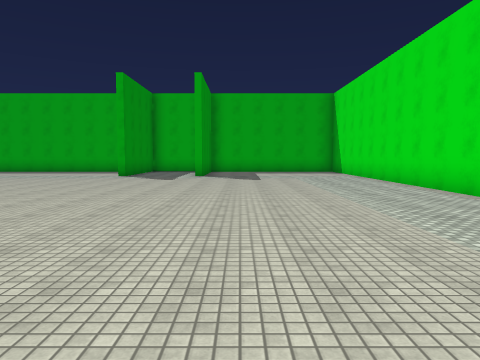
View 1 (above)

24 first-person views from a walk through a Unity game level. The camera is 1.5 m above the floor, tilts 4° down and sees 70° across. The floor is counted in squares, 2 m on a side. Each view is taken from the middle of a square. On the plan, view 1 faces up. The plan holds only what a view shows up to about 11 squares ahead; the rest is blank. The place goes on beyond the plan. The player character is not drawn. Door leaves are left out, so doorways stand open. Some surface patterns are stand-ins.

View 2
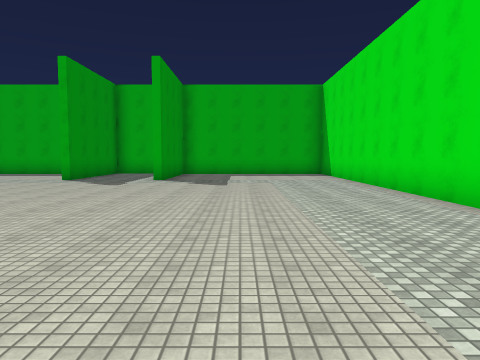

View 3
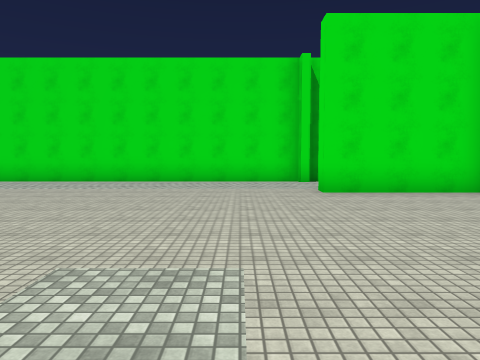

View 4
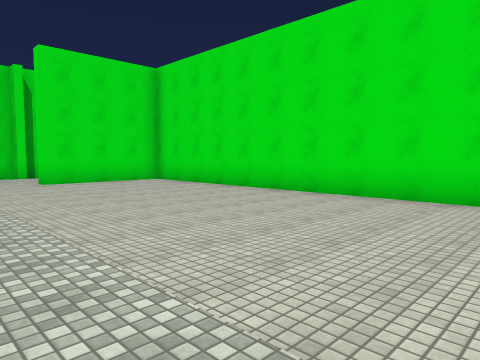

View 5
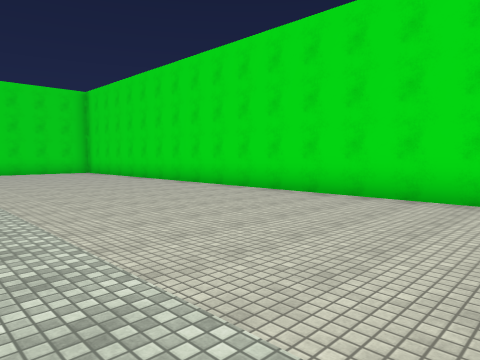

View 6
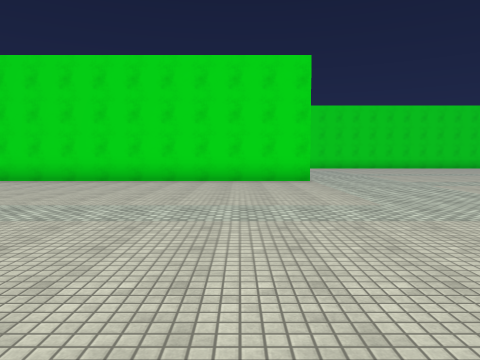

View 7
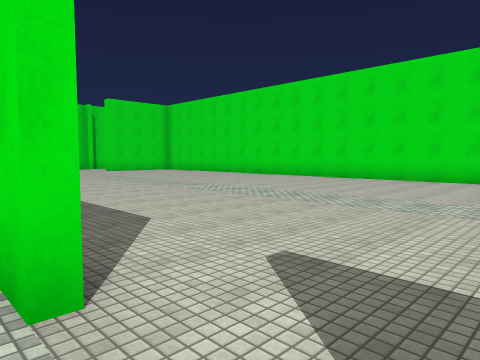

View 8
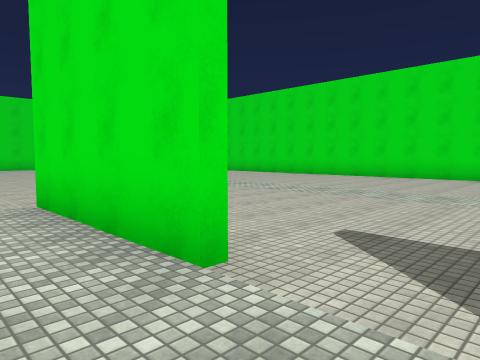

View 9
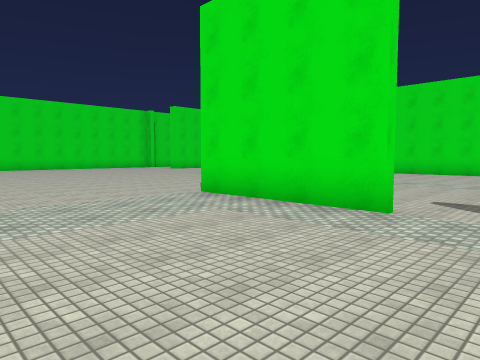

View 10
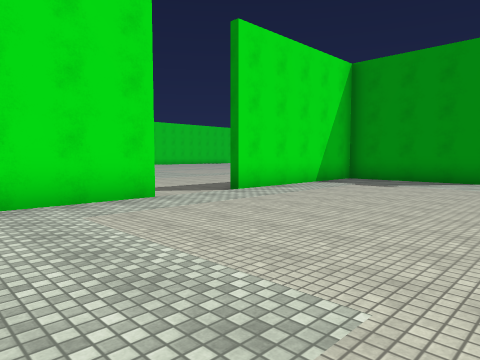

View 11
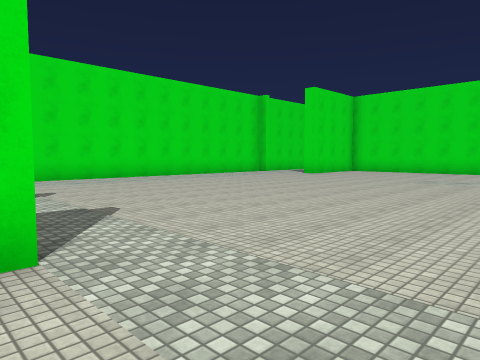

View 12
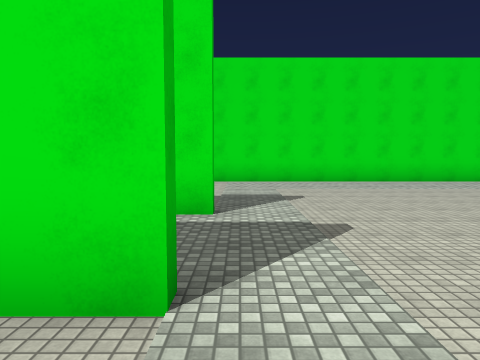

View 13
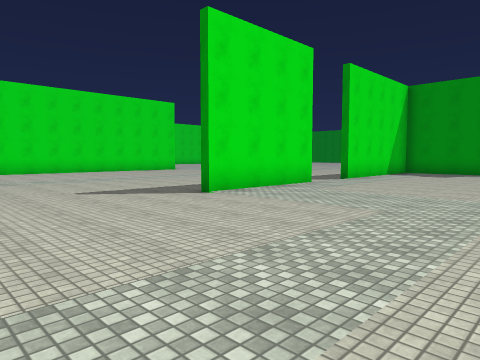

View 14
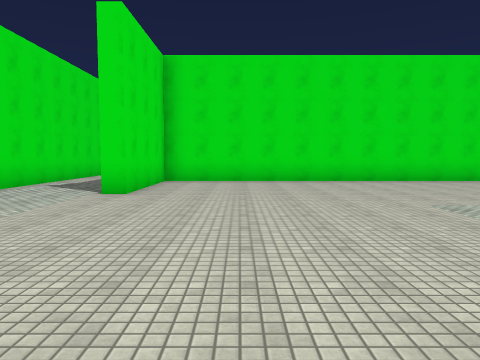

View 15
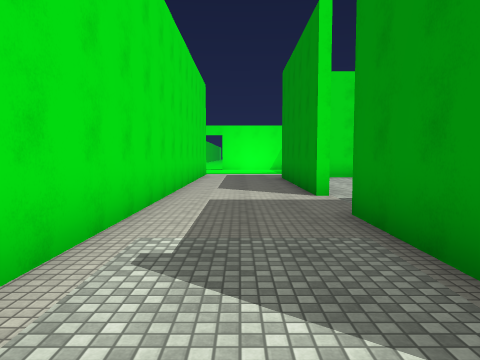

View 16
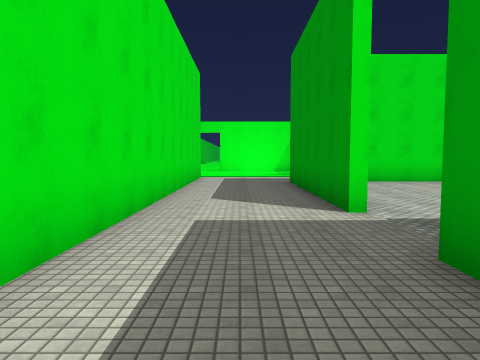

View 17
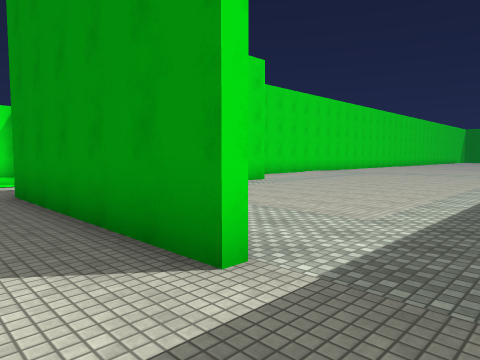

View 18
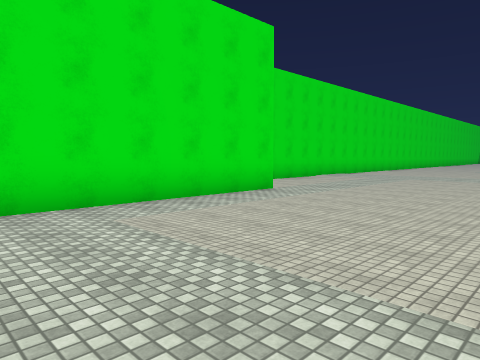

View 19
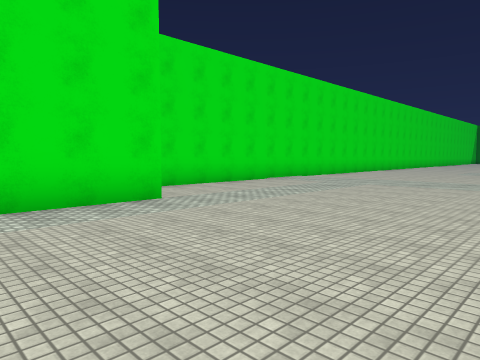

View 20
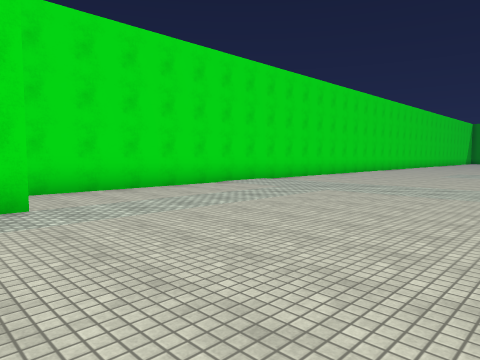

View 21
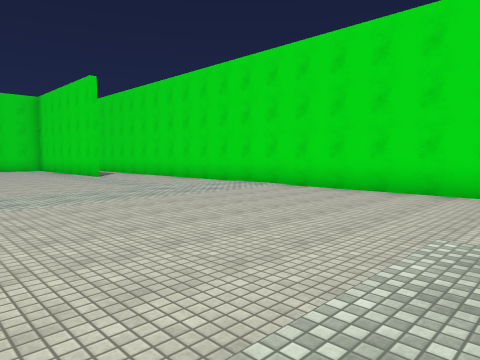

View 22
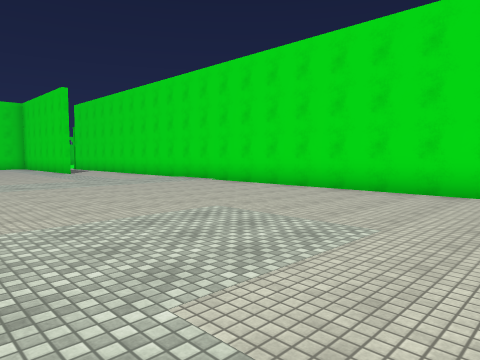

View 23
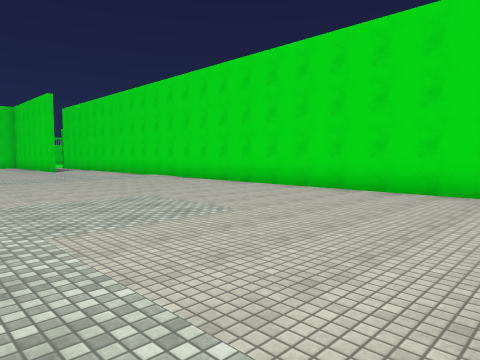

View 24
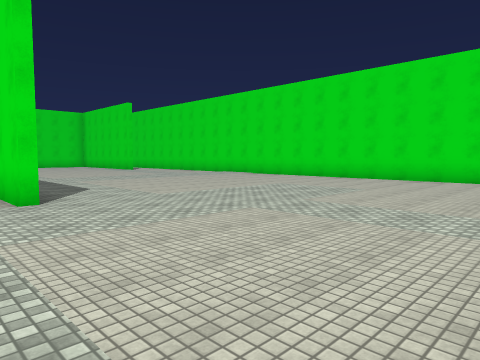

### Floor plan
Points are (right, up) in squares from view 1. A wall is a line through its corners. A room is listed if a view was taken in it or the views show most of it. See-through windows are left out.
Room 1 (views 1, 2, 3, 4, 5, 6, 7, 8, 9, 10, 11, 12, 13, 14, 15, 16, 17, 18, 19, 20, 21, 22, 23, 24)
walls: (-17.1, -3.3) (1.3, -3.3) (1.3, 0.2) (1.8, 0.2); (-14.2, 7.6) (-10.4, 7.6); (-5.2, -11.1) (0.1, -11.1); (1.5, -1) (1.5, -3.6); (-4.4, 12.2) (-4.4, 13.2); (1.5, -5.6) (1.5, -11.4); (-21.5, 11.2) (-21.5, 7.6) (-16.2, 7.6); (-4.1, 13) (-4.1, 12.2); (-1.6, 12.2) (-1.6, 12.9); (4.4, 0.1) (4.4, 13); (-21.8, -13.4) (-5.6, -13.4); (-1.4, 13.1) (-1.4, 12.4); (4.4, -12) (4.4, -0.1)

Where each view was taken, in squares from view 1:
view 1: 0 up, 0 right, facing up
view 2: 2 up, 1 right, facing up
view 3: 2 up, 6 left, facing right
view 4: 3 up, 9 left, facing down-right
view 5: 3 up, 15 left, facing down-right
view 6: 7 up, 15 left, facing down
view 7: 8 up, 16 left, facing down-right
view 8: 9 up, 16 left, facing down-right
view 9: 12 up, 16 left, facing down-right
view 10: 13 up, 11 left, facing down-left
view 11: 13 up, 7 left, facing down-right
view 12: 12 up, 6 left, facing right
view 13: 13 up, 6 left, facing down-left
view 14: 7 up, 1 left, facing down
view 15: 1 up, 3 right, facing down
view 16: 1 down, 3 right, facing down
view 17: 4 down, 3 right, facing down-left
view 18: 6 down, 1 right, facing down-left
view 19: 6 down, 2 left, facing down-left
view 20: 6 down, 4 left, facing down-left
view 21: 6 down, 18 left, facing down-right
view 22: 6 down, 21 left, facing down-right
view 23: 6 down, 23 left, facing down-right
view 24: 2 down, 23 left, facing down-right
